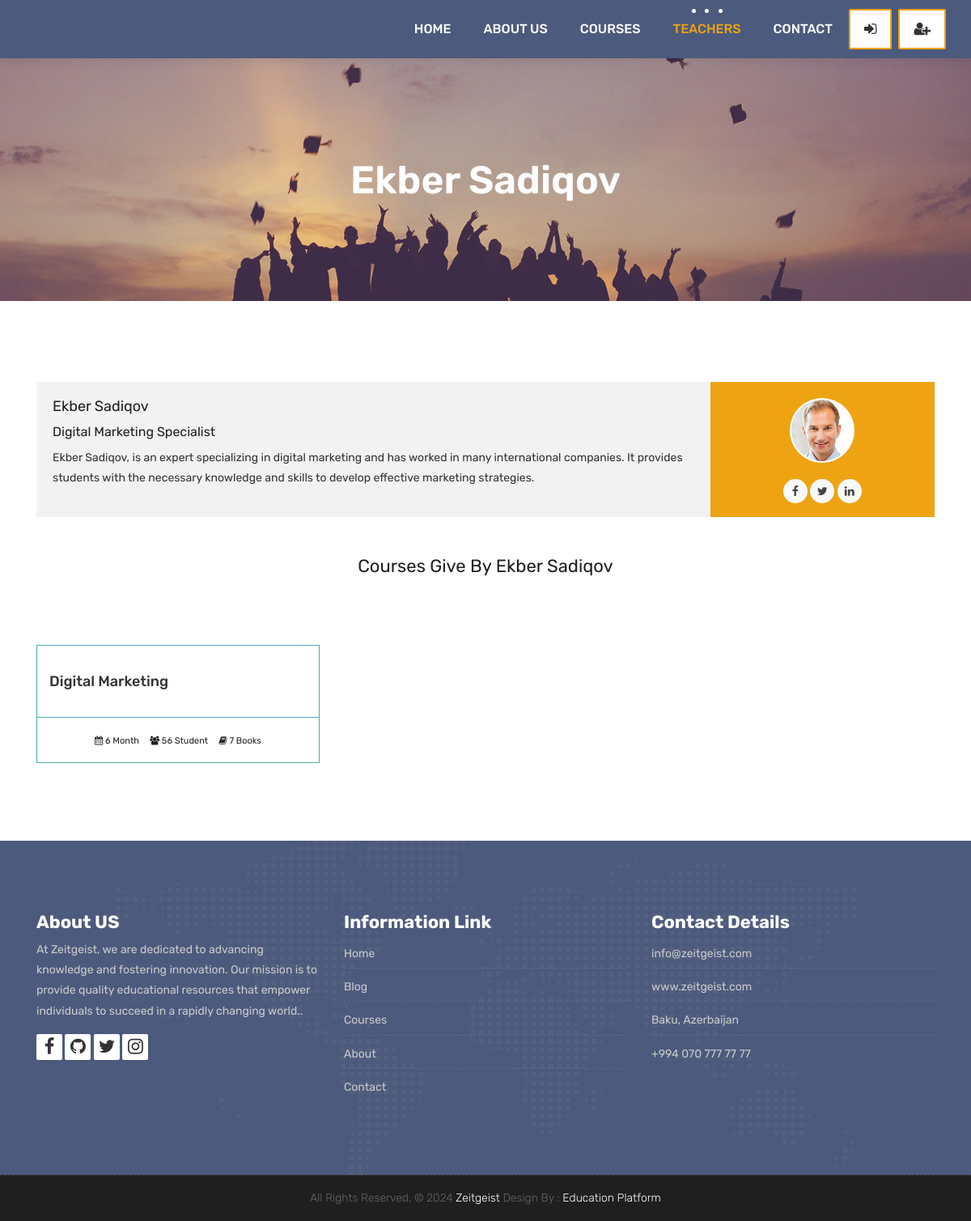
The app's page /teachers/teacher/1 with its own data.
### teachers/models.py (models this page shows, shortened)
class Teacher(models.Model):
    name = models.CharField(max_length=50)
    title = models.CharField(max_length=50)
    description = models.TextField(blank=True)
    image = models.ImageField(upload_to="courses/%Y/%m/%d/")
    facebook = models.URLField(max_length=100, blank=True)
    twitter = models.URLField(max_length=100, blank=True)
    linkedin = models.URLField(max_length=100, blank=True)
    youtube = models.URLField(max_length=100, blank=True)

### courses/models.py (models this page shows, shortened)
class Course(models.Model):
    teacher = models.ForeignKey(Teacher, null=True, on_delete=models.CASCADE)
    name = models.CharField(max_length=200, unique=True)
    category = models.ForeignKey(Category, null=True, on_delete=models.DO_NOTHING)
    tags = models.ManyToManyField(Tag, blank=True, null=True)
    students = models.ManyToManyField(User, blank=True, related_name='courses_joined')
    description = models.TextField(blank=True, null=True)
    image = models.ImageField(upload_to="courses/%Y/%m/%d/", default="courses/default_course_image.jpg")
    date = models.DateTimeField(auto_now=True)
    available = models.BooleanField(default=True)

### teachers/views.py (the view)
# urls.py: path('teacher/<int:pk>', TeacherDetailView.as_view(), name="teacher_detail"),
class TeacherDetailView(DetailView):
    model = Teacher
    template_name = 'teacher.html'
    context_object_name = 'teacher'
    def get_context_data(self, **kwargs):
        context = super().get_context_data(**kwargs)
        context['courses'] = Course.objects.filter(available=True, teacher = self.kwargs['pk'])
        return context

### templates/teacher.html (shortened to what this page needs)
{% extends 'partials/_base.html' %}
{% load static %}
{% block content %}
	<div class="all-title-box">
		<div class="container text-center">
			<h1>{{ teacher.name }}</span></h1>
		</div>
	</div>
    <div id="overviews" class="section wb">
        <div class="container">
            <div class="row">
                <div class="col-lg-12 blog-post-single">
					<div class="blog-author">
						<div class="author-bio">
							<h3 class="author_name">{{ teacher.name }}</h3>
							<h5>{{ teacher.title }}</h5>
							<p class="author_det">
								{{ teacher.description }}
							</p>
						</div>
						<div class="author-desc">
							<img src="{{ teacher.image.url }}" alt="about author">
							<ul class="author-social">
								<li><a href="{{ teacher.facebook }}"><i class="fa fa-facebook"></i></a></li>
								<li><a href="{{ teacher.twitter }}"><i class="fa fa-twitter"></i></a></li>
								<li><a href="{{ teacher.linkedin }}"><i class="fa fa-linkedin"></i></a></li>
							</ul>
						</div>
					</div>
                </div>
            </div>
            <div class="row">
                <div class="col-lg-12">
                    <h2 class="text-center my-5">Courses Give By {{ teacher.name }}</h2>
                </div>
                {% for course in courses %}
                <div class="col-lg-4 col-md-6 col-12">
                    <div class="course-item">
						<div class="image-blog">
						</div>
						<div class="course-br">
							<div class="course-title">
								<h2><a href="{% url 'course_detail' course.category.slug course.id %}" title="">{{course.name}}</a></h2>
							</div>
						</div>
						<div class="course-meta-bot">
							<ul>
								<li><i class="fa fa-calendar" aria-hidden="true"></i> 6 Month</li>
								<li><i class="fa fa-users" aria-hidden="true"></i> 56 Student</li>
								<li><i class="fa fa-book" aria-hidden="true"></i> 7 Books</li>
							</ul>
						</div>
					</div>
                    <br>
                </div>
                {% endfor %}
            </div>
        </div>
    </div>
    {% endblock %}

### static/style.css (style rules this page uses)
body { color: #333333; font-size: 14px; font-family: 'Rubik', sans-serif; line-height: 1.80857; }
html, body { height: 100%; }
a { color: #1f1f1f; text-decoration: none !important; outline: none !important; -webkit-transition: all .3s ease-in-out; -moz-transition: all .3s ease-in-out; -ms-transition: all .3s ease-in-out; -o-transition: all .3s ease-in-out; transition: all .3s ease-in-out; }
h1, h2, h3, h4, h5, h6 { letter-spacing: 0; font-weight: normal; position: relative; padding: 0 0 10px 0; font-weight: normal; line-height: 120% !important; color: #1f1f1f; margin: 0 }
h1 { font-size: 24px }
h2 { font-size: 22px }
h3 { font-size: 18px }
h5 { font-size: 14px }
h1 a, h2 a, h3 a, h4 a, h5 a, h6 a { color: #212121; text-decoration: none!important; opacity: 1 }
a { color: #1f1f1f; text-decoration: none; outline: none; }
a, .btn { text-decoration: none !important; outline: none !important; -webkit-transition: all .3s ease-in-out; -moz-transition: all .3s ease-in-out; -ms-transition: all .3s ease-in-out; -o-transition: all .3s ease-in-out; transition: all .3s ease-in-out; }
.section { display: block; position: relative; overflow: hidden; padding: 70px 0; }
.section.wb { background-color: #ffffff; }
.all-title-box { background: url(images/banner.jpg)no-repeat; -webkit-background-size: cover; -moz-background-size: cover; -o-background-size: cover; background-size: cover; background-position: center; min-height: 300px; }
.all-title-box h1 { color: #fff; font-weight: 600; text-transform: capitalize; padding-top: 11%; font-size: 48px; line-height: 0px; }
.blog-author { background: #f2f2f2; overflow: hidden; position: relative; margin-top: 30px; }
.author-bio { display: block; float: left; padding: 20px; position: relative; width: 75%; }
.author-desc { background: #eea412; float: right; height: 100%; min-height: 100%; overflow: hidden; padding: 20px 0; position: absolute; text-align: center; width: 25%; right: 0; }
.author-bio h5 { font-size: 16px; }
.author-desc > img { background: #FFFFFF; border-radius: 50%; -webkit-border-radius: 50%; -moz-border-radius: 50%; margin-bottom: 20px; padding: 2px; max-width: 80px; max-height: 80px; }
.author-social { list-style: none outside none; margin: 0 auto; overflow: hidden; padding: 0; text-align: center; z-index: 9999; }
.author-social li { background: none !important; display: inline-block; }
.author-social li a { color: #444; display: block; height: 30px; text-align: center; width: 30px; border-radius: 50%; -webkit-border-radius: 50%; -moz-border-radius: 50%; -webkit-transition: 0.25s; -moz-transition: 0.25s; -o-transition: 0.25s; transition: 0.25s; background: #f9f9f9; }
.author-social li a i { font-size: 14px; line-height: 30px; margin-right: 0; float: none; }
.course-item { background: #ffffff; }
.course-title > h2 { margin: 15px 0; padding: 0px; }
.course-title a { font-size: 18px; line-height: 25px; font-weight: 500; color: #333333; text-transform: capitalize; }
.course-br { border: 1px solid #4babb1; padding: 15px; }
.course-meta-bot { border: 1px solid #4babb1; border-top: 0px; padding: 15px; }
.course-meta-bot ul { padding: 0px; margin: 0px; display: block; text-align: center; }
.course-meta-bot ul li { display: inline-block; list-style: none; padding: 0px 5px; color: #212121; font-size: 11px; }

### records on screen
Teacher: name "Ekber Sadiqov", title "Digital Marketing Specialist", description "Ekber Sadiqov, is an expert specializing in digital marketing and has worked in many international companies. It provides students with the necessary knowledge and skills to develop effective marketing strategies.", image (picture)
Course: name "Digital Marketing"
